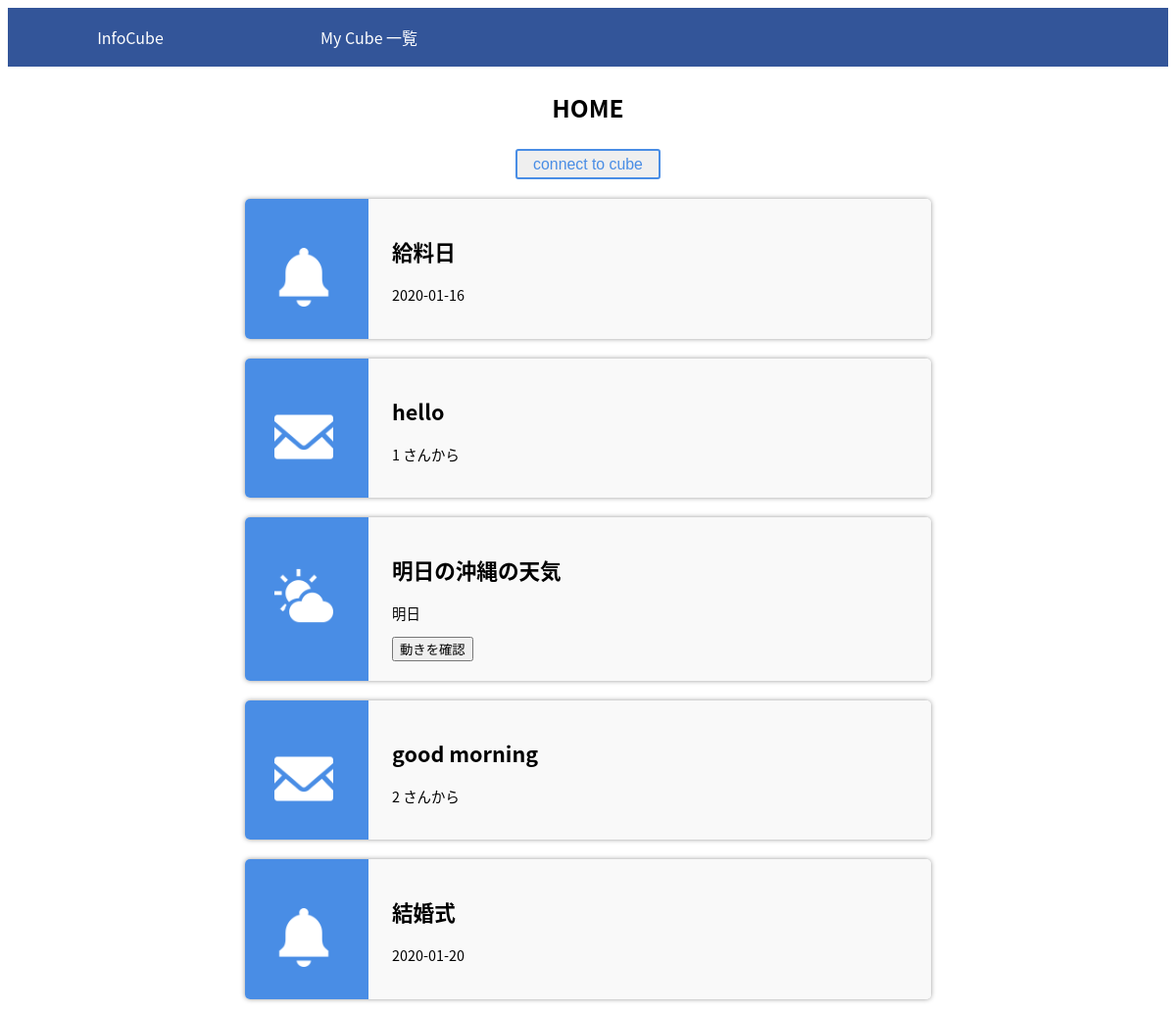
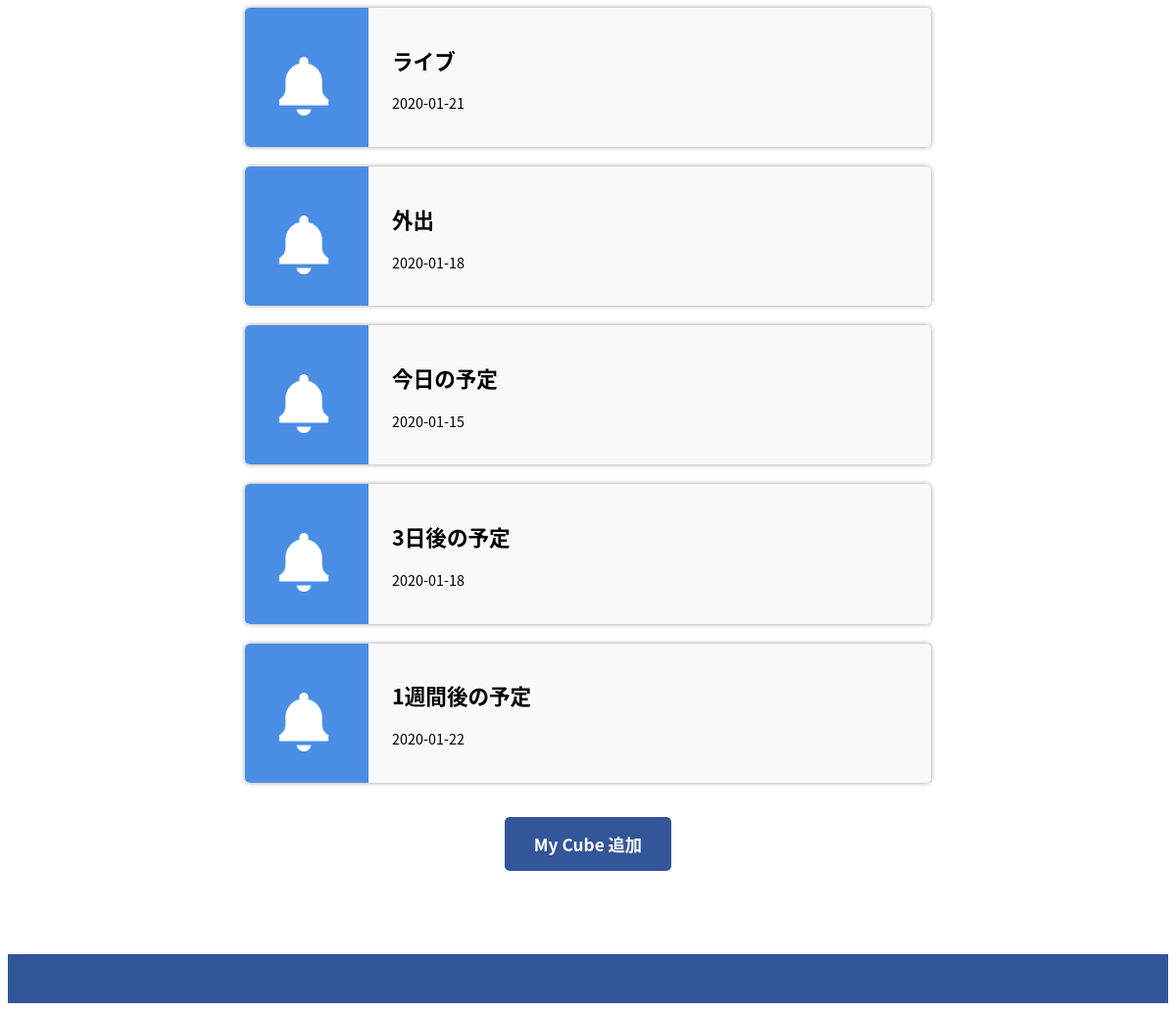
Before: / with the older database file (2 pictures, top to bottom).
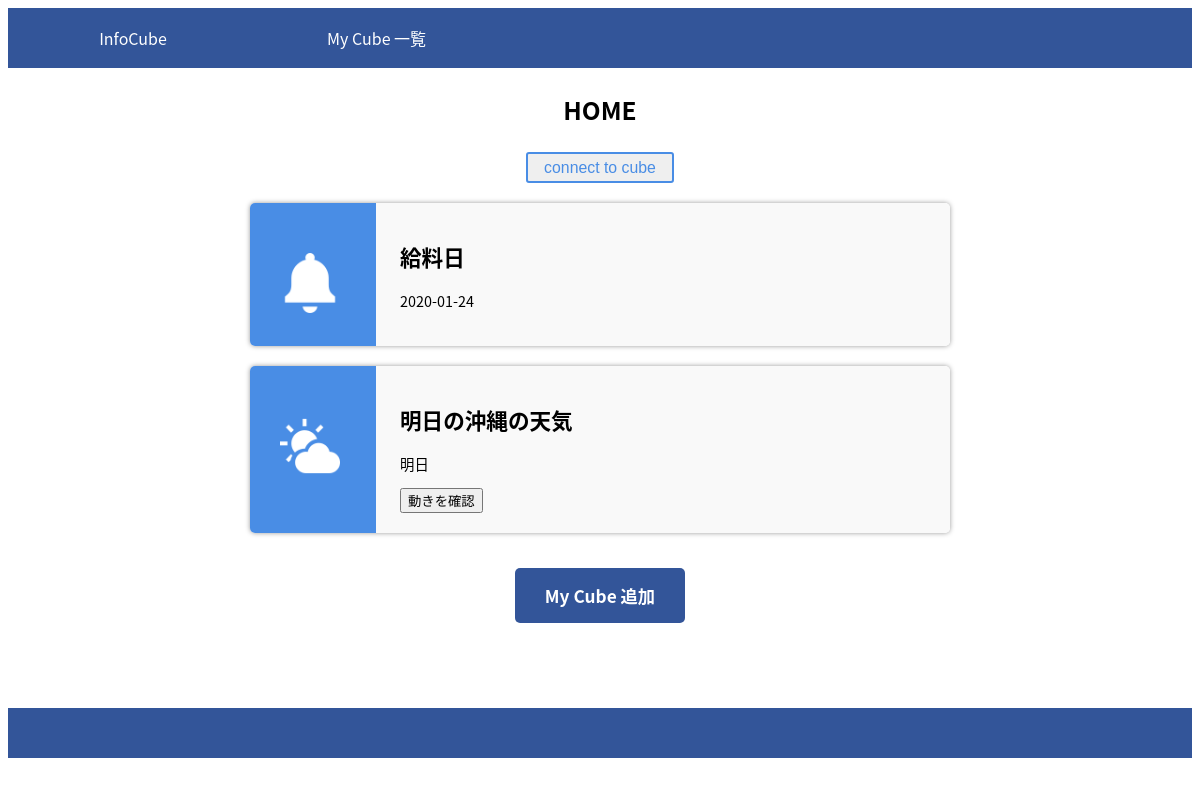
After: the same page with the newer database file.
### tables this page shows
CREATE TABLE cube(id integer,cube_number integer primary key,cube_name text,tag text,movement integer,schedule_date text, data_location integer,data_date integer,feeling_destination integer);

### index.php (the view, shortened to what this page needs)
<!DOCTYPE html>
<html lang="ja">
<head>
    <link rel="stylesheet" href="./css/style.css">
</head>
<body>
    <ul class="navi-top">
        <li><a href="./index.php" class="home">InfoCube</a></li>
        <li><a href="./cube-list.php">My Cube 一覧</a></li>
    </ul>
    <p class="page-title">HOME</p>
    <div class="display-if-disconnected connect-btn">
        <button class="btn" id="connect">connect to cube</button>
    </div>
    <div class="display-if-connected">
    <?php
        function h($str){
            return htmlspecialchars($str, ENT_QUOTES, "UTF-8");
    }
    $day1 = new DateTime('2020-01-15');
    $db = new PDO("sqlite:SQL/infocube.sqlite");
    $result=$db->query("select * from cube");
        for($i = 0; $row=$result->fetch(); ++$i ){
            echo "<div class='card'>";
            if (strcmp(h($row['tag']), 'data') == 0) {
                echo "<img src='./images/data.png' class='card-image'>";
            }else if(strcmp(h($row['tag']), 'schedule') == 0){
                echo "<img src='./images/schedule.png' class='card-image'>";
            }else{
                echo "<img src='./images/feeling.png' class='card-image'>";
            }
            echo "<div class='card-content'>";
            echo "<h2>". h($row['cube_name']). "</h2>";
            if (strcmp(h($row['tag']), 'data') == 0){
                if (strcmp(h($row['data_date']), '0') == 0){
                    echo "<p>今日</p>";
                }else if(strcmp(h($row['data_date']), '1') == 0){
                    echo "<p>明日</p>";
                }else{
                    echo "<p>明後日</p>";
                }
            }else if(strcmp(h($row['tag']), 'schedule') == 0){
                echo "<p>". h($row['schedule_date']). "</p>";
            }else{
                echo "<p>". h($row['feeling_destination']). " さんから</p>";
            }
            if(strcmp(h($row['tag']), 'data') == 0){
                $base_url = "http://weather.livedoor.com/forecast/webservice/json/v1?city=" . h($row['data_location']);
                $json = file_get_contents($base_url, true);
                $json = mb_convert_encoding($json, 'UTF-8');
                $obj = json_decode($json, true);
                $weather = $obj['forecasts'][h($row['data_date'])]['image']['title'];
                if(strpos( $weather, '雨') !== false){
                    echo '<button class="swing1">動きを確認</button>';
                }else if(strpos( $weather, '晴') !== false){
                    echo '<button class="round2">動きを確認</button>';
                }else{
                    echo '<button class="slide1">動きを確認</button>';
                }
            }else if(strcmp(h($row['tag']), 'schedule') == 0){
                $day2 = new DateTime(h($row['schedule_date']));
                $interval = $day1->diff($day2);
                $left_time = $interval->format('%a');
                if (strcmp(h($row['movement']), '1') == 0){
                    if((int)$left_time<=1){
                        echo '<button class="straight3">動きを確認</button>';
                    }else if((int)$left_time<=3){
                        echo '<button class="straight2">動きを確認</button>';
                    }else if((int)$left_time<=7){
                        echo '<button class="straight1">動きを確認</button>';
                    }
                }else if (strcmp(h($row['movement']), '2') == 0){
                    if((int)$left_time<=1){
                        echo '<button class="repeat3">動きを確認</button>';
                    }else if((int)$left_time<=3){
                        echo '<button class="repeat2">動きを確認</button>';
                    }else if((int)$left_time<=7){
                        echo '<button class="repeat1">動きを確認</button>';
                    }
                }else if (strcmp(h($row['movement']), '3') == 0){
                    if((int)$left_time<=1){
                        echo '<button class="round3">動きを確認</button>';
                    }else if((int)$left_time<=3){
                        echo '<button class="round2">動きを確認</button>';
                    }else if((int)$left_time<=7){
                        echo '<button class="round1">動きを確認</button>';
                    }
                }else if (strcmp(h($row['movement']), '4') == 0){
                    if((int)$left_time<=1){
                        echo '<button class="slide3">動きを確認</button>';
                    }else if((int)$left_time<=3){
                        echo '<button class="slide2">動きを確認</button>';
                    }else if((int)$left_time<=7){
                        echo '<button class="slide1">動きを確認</button>';
                    }
                }else if (strcmp(h($row['movement']), '5') == 0){
                    if((int)$left_time<=1){
                        echo '<button class="swing3">動きを確認</button>';
                    }else if((int)$left_time<=3){
                        echo '<button class="swing2">動きを確認</button>';
                    }else if((int)$left_time<=7){
                        echo '<button class="swing1">動きを確認</button>';
                    }
                }
            }
            echo "</div></div>";
        }
    ?>
        <div class="add-event-section">
            <a href="new-cube.php" class="add-event-button">My Cube 追加</a>
        </div>
    </div>
    <footer>
        <p class="footer-content"></p>
    </footer>
</body>
</html>

### css/style.css (style rules this page uses)
html { font-family: "Noto Sans CJK JP", "Hiragino Kaku Gothic ProN", "Hiragino Sans", "ヒラギノ角ゴシック", sans-serif; font-size: 0.9em; }
ul.navi-top, ul.navi-top a { color: white; background-color: #359; }
ul.navi-top { left: 0; top: 0; margin: 0; padding: 0; font-size: 16px; width: 100%; }
ul.navi-top li { width: 240px; display: inline-block; list-style-type: none; position: relative; }
ul.navi-top a { line-height: 60px; text-align: center; padding-left: 10px; text-decoration: none; display: block; }
.page-title { font-size: 1.7rem; text-align: center; font-weight: 600; }
.connect-btn { text-align: center; }
.btn { display: inline-block; font-size: 1.1rem; padding: 0.3em 1em; text-decoration: none; color: #498DE5; border: solid 2px #498DE5; border-radius: 3px; transition: .4s; }
.card { background: linear-gradient(90deg, #498DE5 0%, #498DE5 18%, #F9F9F9 18%, #F9F9F9 100%); display: flex; width: 700px; margin: auto; margin-top: 20px; padding: 20px; border-radius: 5px; box-sizing: border-box; box-shadow: 0 0 5px #999; }
.card-image { padding: 30px 40px 0px 10px; width: 60px; height: 60px; }
.card-content { padding-left: 20px; }
.add-event-section { text-align: center; margin: 50px auto 100px auto; }
.add-event-button { background-color: #359; color: #FFF; font-size: 1.2em; font-weight: bold; padding: 15px 30px; border-radius: 5px; text-decoration: none; }
footer { width: 100%; height: 50px; text-align: right; background-color: #359; }
.footer-content { color: #CDDCFD; padding: 15px 20px 0px 0px; }

Changed rows visible on the page:
removed cube: cube_name "hello", feeling_destination "1"
removed cube: cube_name "good morning", feeling_destination "2"
removed cube: cube_name "結婚式", schedule_date "2020-01-20"
removed cube: cube_name "ライブ", schedule_date "2020-01-21"
removed cube: cube_name "外出", schedule_date "2020-01-18"
removed cube: cube_name "今日の予定", schedule_date "2020-01-15"
removed cube: cube_name "3日後の予定", schedule_date "2020-01-18"
removed cube: cube_name "1週間後の予定", schedule_date "2020-01-22"
changed cube "給料日": schedule_date "2020-01-16" → "2020-01-24"
